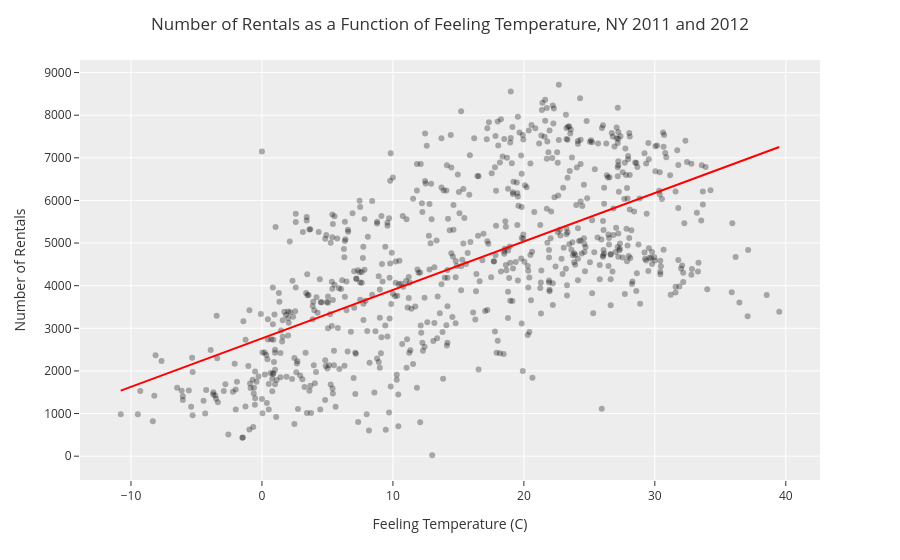

Here is the notebook cell this chart was saved with:
### Markdown cell above
This shows that the linear model has a fairly low accuracy of predicting number of rentals by the temperature. There is a lot of noise and the model score is onl .393. We do know that when the temperature is 0, we estimate nearly 2345 rentals. However, the temperature does go below that. And or each degree the temperature raises, we can expect 141 more rentals (by this model).

### Code cell
# Redo - linear model cnt vs feeling_temp
x = DF['raw_atemp'].values.reshape(-1,1)
y = DF['cnt'].values

LM = LinearRegression()
LM.fit(x, y)

print(LM.coef_)
print(LM.intercept_)

fig = px.scatter(DF,
                 x = 'raw_atemp',
                 y = 'cnt',
                 color_discrete_sequence=['black'],
                 opacity = .3)

fig.update_layout(template = 'ggplot2',
                  title = 'Number of Rentals as a Function of Feeling Temperature, NY 2011 and 2012',
                  title_x = .5,
                  xaxis_title = "Feeling Temperature (C)",
                  yaxis_title = "Number of Rentals")

DF_fit = pd.DataFrame()
DF_fit['T'] = DF['raw_atemp']
DF_fit['C'] = LM.coef_*DF_fit['T']+LM.intercept_
DF_fit = DF_fit.sort_values('C')

fig.add_trace(px.line(DF_fit, x = 'T', y = 'C', color_discrete_sequence= ['red']).data[0])

fig.show()

LM.score(x,y)

### Figure 1 — Plotly figure (JSON) as saved in the notebook; plotly's stock layout.template omitted (floating-point values rounded to 4 significant figures; data arrays with more than 128 entries replaced by an {"elided": "..."} marker saying what was removed)
{"data": [{"hovertemplate": "raw_atemp=%{x}<br>cnt=%{y}<extra></extra>", "legendgroup": "", "marker": {"color": "black", "opacity": 0.3, "symbol": "circle"}, "mode": "markers", "name": "", "orientation": "v", "showlegend": false, "type": "scatter", "x": {"elided": "731 float values"}, "xaxis": "x", "y": {"elided": "731 int values"}, "yaxis": "y"}, {"hovertemplate": "T=%{x}<br>C=%{y}<extra></extra>", "legendgroup": "", "line": {"color": "red", "dash": "solid"}, "marker": {"symbol": "circle"}, "mode": "lines", "name": "", "orientation": "v", "showlegend": false, "type": "scatter", "x": {"elided": "731 float values"}, "xaxis": "x", "y": {"elided": "731 float values"}, "yaxis": "y"}], "layout": {"legend": {"tracegroupgap": 0}, "margin": {"t": 60}, "title": {"text": "Number of Rentals as a Function of Feeling Temperature, NY 2011 and 2012", "x": 0.5}, "xaxis": {"anchor": "y", "domain": [0, 1], "title": {"text": "Feeling Temperature (C)"}}, "yaxis": {"anchor": "x", "domain": [0, 1], "title": {"text": "Number of Rentals"}}}}
